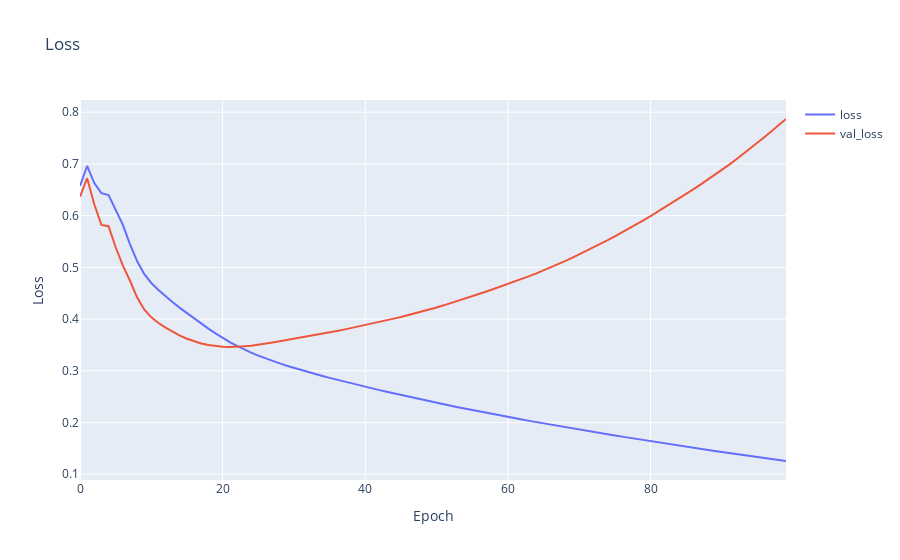

Notebook code for this chart:
### Code cell
# plot loss
fig = go.Figure()
fig.add_trace(go.Scatter(y=history.history['loss'], mode='lines', name='loss'))
fig.add_trace(go.Scatter(y=history.history['val_loss'], mode='lines', name='val_loss'))
fig.update_layout(title='Loss', xaxis_title='Epoch', yaxis_title='Loss')
fig.show()
